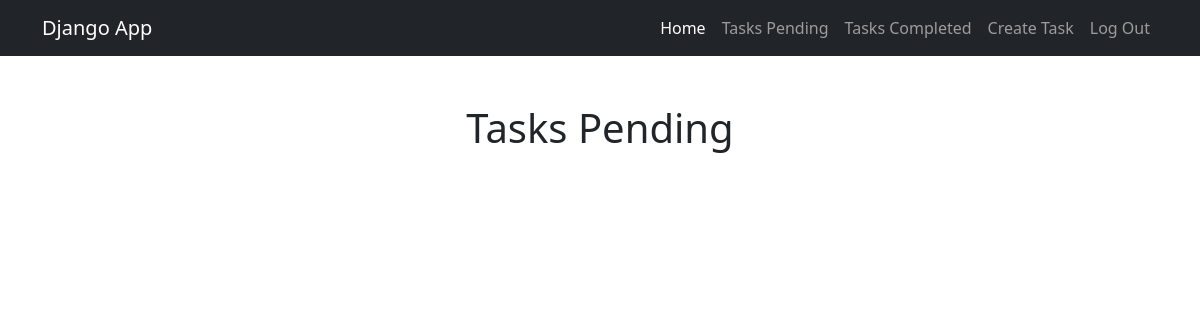
Before: /tasks/ (signed in) with the older database file.
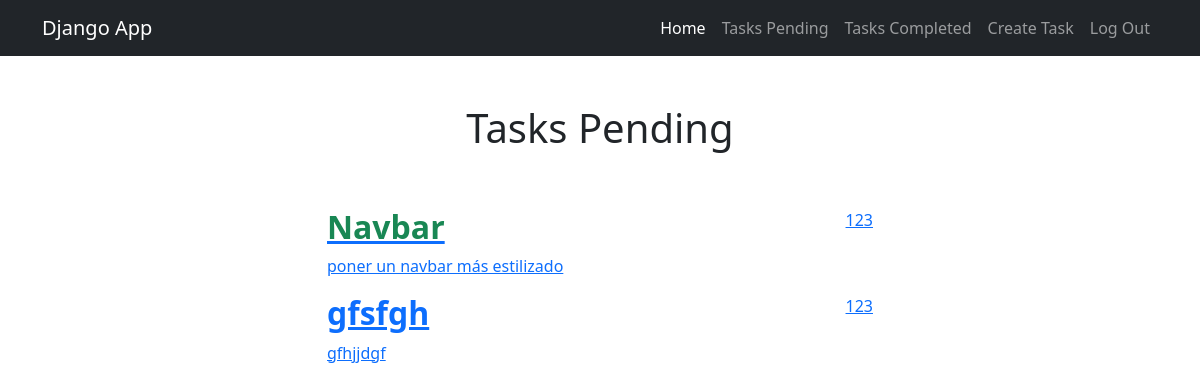
After: the same page with the newer database file.
### tasks/models.py (models this page shows, shortened)
class Task(models.Model):
    title = models.CharField(max_length=200)
    description = models.TextField(max_length=1000)
    created = models.DateTimeField(auto_now_add=True)
    datecompleted = models.DateTimeField(null=True, blank=True)
    important = models.BooleanField(default=False)
    user = models.ForeignKey(User, on_delete=models.CASCADE)

### tasks/views.py (the view)
# urls.py: path("tasks/", views.tasks, name="tasks"),
@login_required
def tasks(request):
    tasks = Task.objects.filter(user=request.user, datecompleted__isnull=True)
    return render(request, "tasks.html", {"tasks": tasks})

### tasks/templates/tasks.html (shortened to what this page needs)
{% extends 'base.html' %}
{% block content %}
<main class="container">
    <div class="row">
        <div class="col-md-6 offset-md-3">
            <h1 class="text-center py-5">Tasks Pending</h1>
            <ul class="list-group">
                {% for task in tasks %}
                <a class"list-group-item" href="{% url 'task_detail' task.id %}">
                    <header class="d-flex justify-content-between">
                        {% if task.important %}
                        <h2 class="fw-bold text-success">{{task.title}}</h2>
                        {% else %}
                        <h2 class="fw-bold">{{task.title}}</h2>
                        {% endif %}
                        <p>{{task.user.username}}</p>
                        </header>
                    <p>{{task.description}}</p>
                </a>
                {% endfor %}
            </ul>
        </div>
    </div>
</main>
{% endblock content %}

### tasks/templates/base.html (shortened to what this page needs)
<!DOCTYPE html>
<html lang="en">
<head>
    <link href="https://cdn.jsdelivr.net/npm/bootstrap@5.0.2/dist/css/bootstrap.min.css" rel="stylesheet">
</head>
<body>
    <nav class="navbar navbar-expand-lg navbar-dark bg-dark">
        <div class="container">
          <a class="navbar-brand" href="#">Django App</a>
          <div class="collapse navbar-collapse" id="navbarNav">
            <ul class="navbar-nav ms-auto">
                <li class="nav-item">
                    <a class="nav-link active" href="/">Home</a>
                </li>
                {% if user.is_authenticated %}
                <li class="nav-item">
                    <a class="nav-link" href="/tasks/">Tasks Pending</a>
                </li>
                <li class="nav-item">
                    <a class="nav-link" href="/tasks_completed/">Tasks Completed</a>
                </li>
                <li class="nav-item">
                    <a class="nav-link" href="/tasks/create/">Create Task</a>
                </li>
                <li class="nav-item">
                    <a class="nav-link" href="/logout">Log Out</a>
                </li>
                {% endif %}
            </ul>
            </div>
        </div>
    </nav>
    {% block content %}
    {% endblock content %}
</body>
</html>

Changed rows visible on the page:
added Task: title "Navbar", user.username "123", description "poner un navbar más estilizado"
added Task: title "gfsfgh", user.username "123", description "gfhjjdgf"
